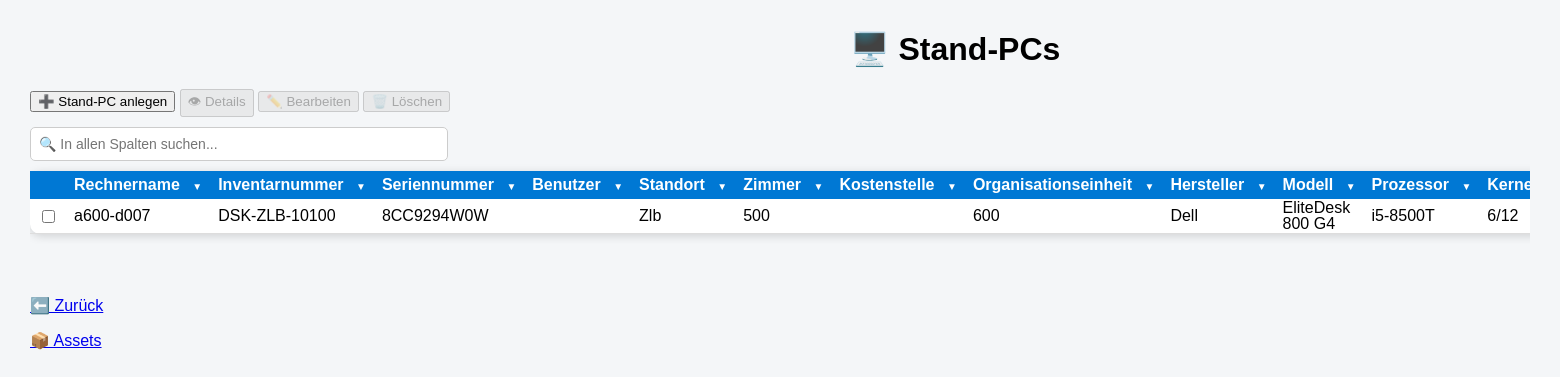
Before: /assets/standpc with the older database file.
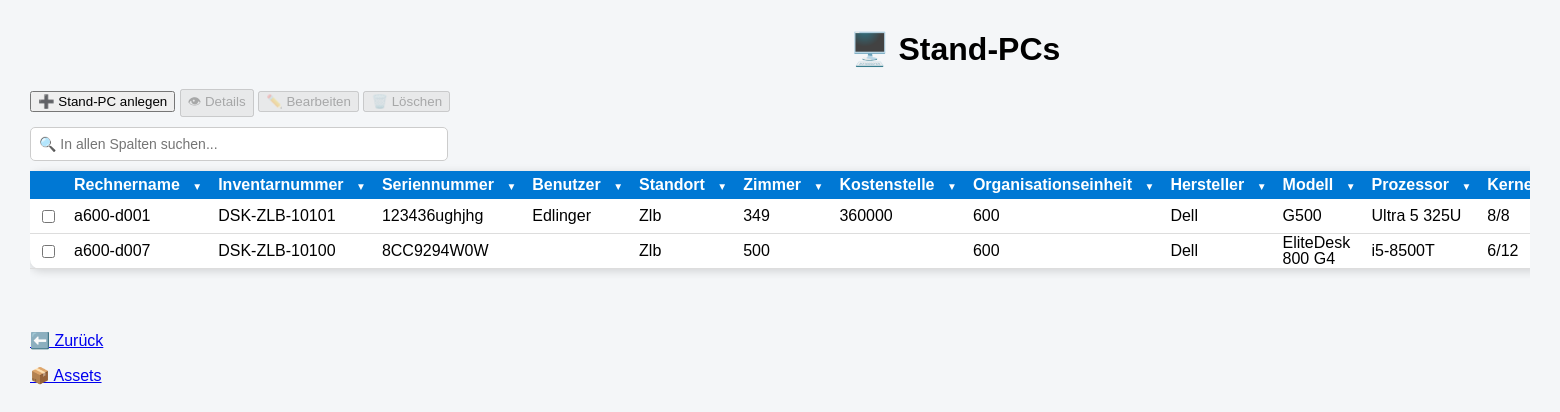
After: the same page with the newer database file.
### tables this page shows
CREATE TABLE assets (

    id INTEGER PRIMARY KEY,

    inventarnummer TEXT,
    rechnername TEXT,
    seriennummer TEXT,

    kostenstelle TEXT,
    organisationseinheit TEXT,

    standort TEXT,
    zimmer TEXT,

    anschaffungsdatum TEXT,
    installationsdatum TEXT,

    assettyp TEXT,
    verwendungsart TEXT,

    status TEXT,

    hersteller TEXT,
    modell TEXT,

    mac_adresse TEXT,
    garantie TEXT,

    verwaltungsart TEXT,

    prozessor TEXT,
    kerne_threads TEXT,

    ram TEXT,
    festplatte TEXT,

    betriebssystem TEXT,

    displaygroesse TEXT,
    dockingstation TEXT,

    anlagenummer TEXT,

    mitarbeiter TEXT,

    bemerkung TEXT

);

### app.py (the view)
@app.route("/assets/standpc")
def standpcs():
    sortierung = request.args.get("sort", "rechnername")
    richtung = request.args.get("richtung", "ASC")
    erlaubte_spalten = [
        "inventarnummer",
        "rechnername",
        "seriennummer",
        "kostenstelle",
        "organisationseinheit",
        "standort",
        "zimmer",
        "anschaffungsdatum",
        "installationsdatum",
        "assettyp",
        "verwendungsart",
        "status",
        "hersteller",
        "modell",
        "mac_adresse",
        "garantie",
        "verwaltungsart",
        "prozessor",
        "kerne_threads",
        "ram",
        "festplatte",
        "betriebssystem",
        "displaygroesse",
        "dockingstation",
        "anlagenummer",
        "mitarbeiter",
        "bemerkung"
    ]
    if sortierung not in erlaubte_spalten:
        sortierung = "rechnername"
    if richtung not in ["ASC", "DESC"]:
        richtung = "ASC"
    verbindung = sqlite3.connect("asset_management.db")
    cursor = verbindung.cursor()
    cursor.execute(f"""
        SELECT *
        FROM assets
        WHERE LOWER(assettyp) = 'stand-pc'
        ORDER BY {sortierung} {richtung}
    """)
    standpcs = cursor.fetchall()
    verbindung.close()
    return render_template(
        "standpc.html",
        standpcs=standpcs
    )

### templates/standpc.html (shortened to what the changed rows need)
<!DOCTYPE html>
<html>
<head>
    <link rel="stylesheet"
          href="{{ url_for('static', filename='style.css') }}">
    <link rel="stylesheet"
          href="{{ url_for('static', filename='assets_liste_tables.css') }}">
    <link rel="stylesheet"
          href="{{ url_for('static', filename='dropdowns.css') }}">
</head>
<body>
<div class="container">
    <h1>🖥️ Stand-PCs</h1>
</div>
    <div style="overflow-x:auto;">
        <table>
            <tr>
                <th></th>
                <th class="dropdown-column">
                Rechnername
                <span class="dropdown-button">▼</span>
             </th>
                <th class="dropdown-column">
                    Inventarnummer
                    <span class="dropdown-button">▼</span>
                </th>
                <th class="dropdown-column">
                    Seriennummer
                    <span class="dropdown-button">▼</span>
                </th>
                <th class="dropdown-column">
                    Benutzer
                    <span class="dropdown-button">▼</span>
                </th>
               <th class="dropdown-column">
                    Standort
                    <span class="dropdown-button">▼</span>
                </th>
                <th class="dropdown-column">
                    Zimmer
                    <span class="dropdown-button">▼</span>
                </th>
                <th class="dropdown-column">
                    Kostenstelle
                    <span class="dropdown-button">▼</span>
                </th>
                <th class="dropdown-column">
                    Organisationseinheit
                    <span class="dropdown-button">▼</span>
                </th>
                <th class="dropdown-column">
                    Hersteller
                    <span class="dropdown-button">▼</span>
                </th>
                <th class="dropdown-column">
                    Modell
                    <span class="dropdown-button">▼</span>
                </th>
                <th class="dropdown-column">
                    Prozessor
                    <span class="dropdown-button">▼</span>
                </th>
                <th class="dropdown-column">
                    Kerne/Threads
                </th>
            </tr>
            {% for pc in standpcs %}
            <tr>
                <td>
                   <input
                    type="checkbox"
                    class="asset-checkbox"
                    data-inventarnummer="{{ pc[1] }}"
>
                </td>
                <td>{{ pc[2] }}</td>
                <td>{{ pc[1] }}</td>
                <td>{{ pc[3] }}</td>
                <td>{{ pc[26] }}</td>
                <td>{{ pc[6] }}</td>
                <td>{{ pc[7] }}</td>
                <td>{{ pc[4] }}</td>
                <td>{{ pc[5] }}</td>
                <td>{{ pc[13] }}</td>
                <td>{{ pc[14] }}</td>
                <td>{{ pc[18] }}</td>
                <td>{{ pc[19] }}</td>
            </tr>
            {% endfor %}
        </table>
    </div>
    <br><br>
</body>
</html>

Changed rows visible on the page:
added assets: rechnername "a600-d001", inventarnummer "DSK-ZLB-10101", seriennummer "123436ughjhg", mitarbeiter "Edlinger", standort "Zlb", zimmer "349", kostenstelle "360000", organisationseinheit "600", hersteller "Dell", modell "G500", prozessor "Ultra 5 325U", kerne_threads "8/8"
